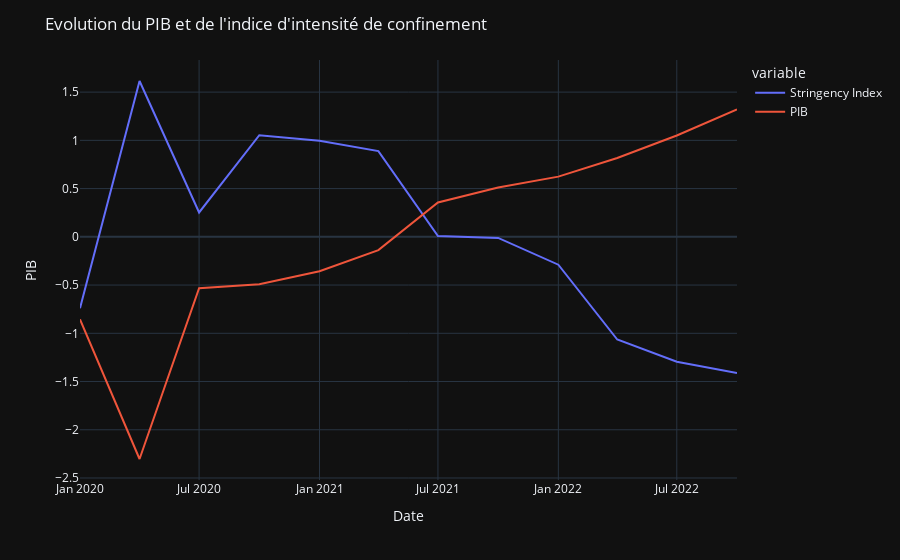

Notebook code cell kept with this figure:
### Code cell
fig_5 = px.line(data_quarterly, x='Quarter' , y=['STI_normalized', 'GDP_normalized'], template=template)
#fig = px.line(data_quarterly, x="Quarter", y="STI", title='STI')
fig_5.update_layout(
    title='Evolution du PIB et de l\'indice d\'intensité de confinement',
    xaxis_title="Date",
    yaxis_title="PIB"
)

series_names = ["Stringency Index", "PIB"]

for idx, name in enumerate(series_names):
    fig_5.data[idx].name = name
    fig_5.data[idx].hovertemplate = name

fig_5.show()

### Figure 1 — Plotly figure (JSON) as saved in the notebook; plotly's stock layout.template omitted (floating-point values rounded to 4 significant figures)
{"data": [{"hovertemplate": "Stringency Index", "legendgroup": "STI_normalized", "line": {"color": "#636efa", "dash": "solid"}, "marker": {"symbol": "circle"}, "mode": "lines", "name": "Stringency Index", "orientation": "v", "showlegend": true, "type": "scatter", "x": ["2020-01-01T00:00:00", "2020-04-01T00:00:00", "2020-07-01T00:00:00", "2020-10-01T00:00:00", "2021-01-01T00:00:00", "2021-04-01T00:00:00", "2021-07-01T00:00:00", "2021-10-01T00:00:00", "2022-01-01T00:00:00", "2022-04-01T00:00:00", "2022-07-01T00:00:00", "2022-10-01T00:00:00"], "xaxis": "x", "y": [-0.7407, 1.615, 0.2524, 1.053, 0.9957, 0.8882, 0.008481, -0.0114, -0.289, -1.064, -1.295, -1.412], "yaxis": "y"}, {"hovertemplate": "PIB", "legendgroup": "GDP_normalized", "line": {"color": "#EF553B", "dash": "solid"}, "marker": {"symbol": "circle"}, "mode": "lines", "name": "PIB", "orientation": "v", "showlegend": true, "type": "scatter", "x": ["2020-01-01T00:00:00", "2020-04-01T00:00:00", "2020-07-01T00:00:00", "2020-10-01T00:00:00", "2021-01-01T00:00:00", "2021-04-01T00:00:00", "2021-07-01T00:00:00", "2021-10-01T00:00:00", "2022-01-01T00:00:00", "2022-04-01T00:00:00", "2022-07-01T00:00:00", "2022-10-01T00:00:00"], "xaxis": "x", "y": [-0.8555, -2.303, -0.5333, -0.492, -0.3571, -0.1379, 0.3564, 0.5106, 0.6242, 0.8172, 1.05, 1.321], "yaxis": "y"}], "layout": {"legend": {"title": {"text": "variable"}, "tracegroupgap": 0}, "margin": {"t": 60}, "title": {"text": "Evolution du PIB et de l'indice d'intensité de confinement"}, "xaxis": {"anchor": "y", "domain": [0, 1], "title": {"text": "Date"}}, "yaxis": {"anchor": "x", "domain": [0, 1], "title": {"text": "PIB"}}}}
